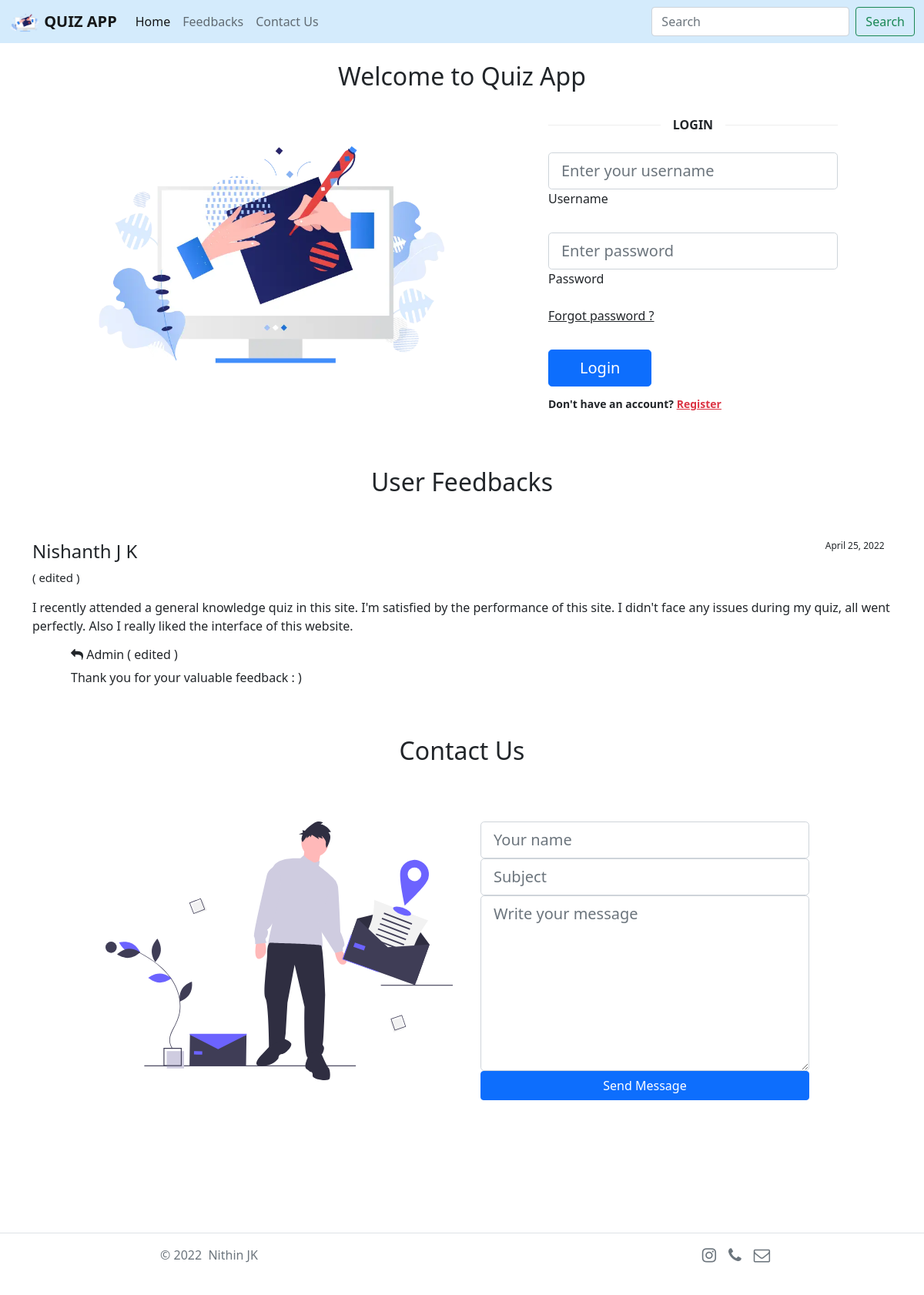
/, run on an earlier commit of the app's database.
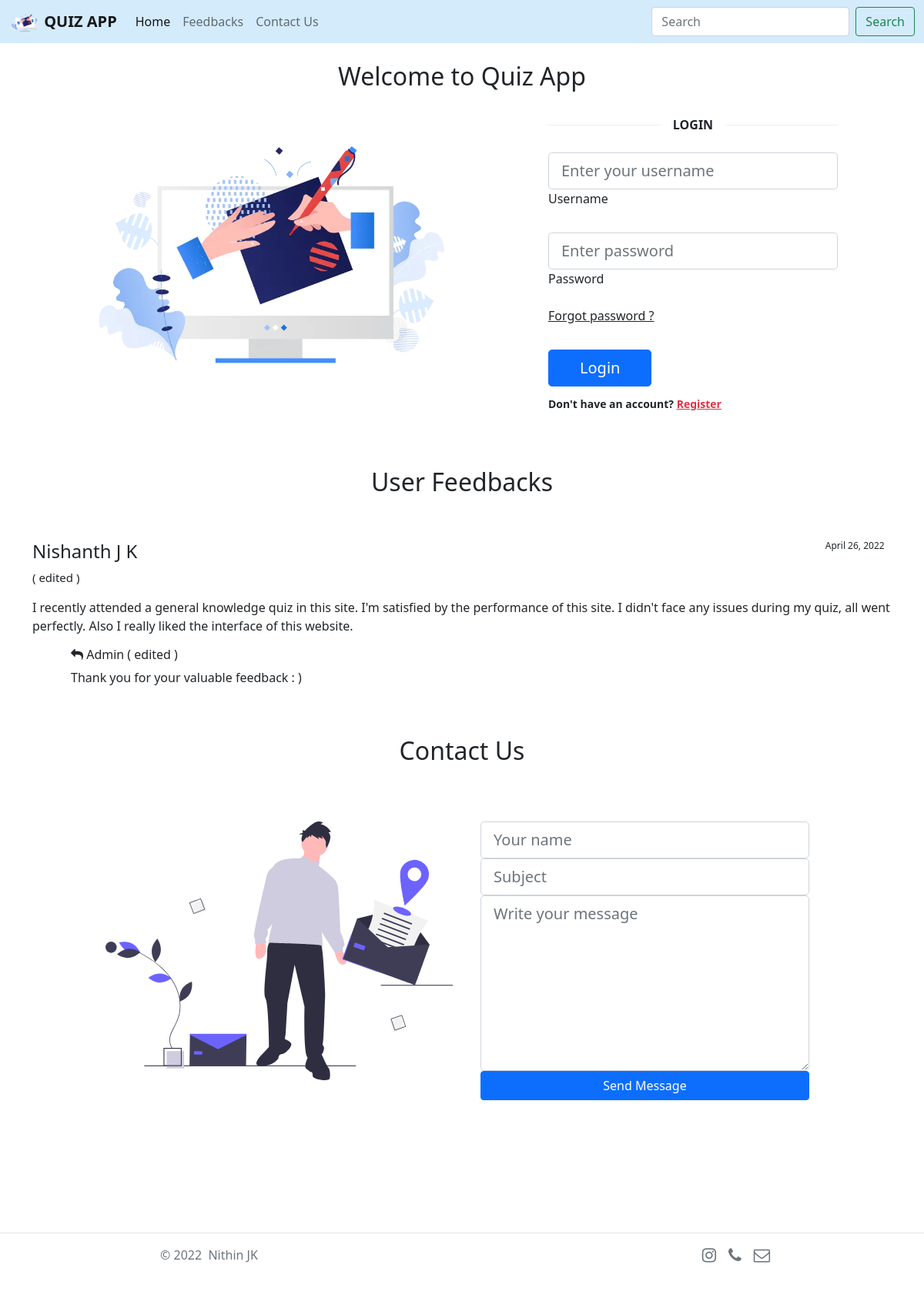
And on a later commit of the database.
### users/models.py (models this page shows, shortened)
class Feedbacks(models.Model):
    user_id = models.ForeignKey(Users, blank=False, null=False, on_delete=models.CASCADE)
    user_name = models.CharField('Full Name', max_length=100, blank=False)
    feedback = models.TextField(blank=False)
    status = models.CharField('Status', max_length=10, blank=True)
    reply = models.TextField(blank=True)
    reply_status = models.CharField('Reply Status', max_length=10, blank=True)
    date = models.DateField('Date Posted')
    class Meta:
        ordering = ('-date',)

### users/views.py (the view, shortened to what this page needs)
# urls.py: 2. Add a URL to urlpatterns:  path('', views.home, name='home')
def home(request):
    feedbacks = Feedbacks.objects.all
    return render(request, 'home.html', {'current_year': current_year, 'feedbacks':feedbacks,})

### templates/home.html (shortened to what this page needs)
{% load static %}
{% include 'header.html' %}
{% block content %}
<section id="home">
    <h2 align="center">Welcome to Quiz App</h2>
    <div class="container-fluid h-custom">
        <div class="row d-flex justify-content-center align-items-center h-100">
            <div class="col-md-9 col-lg-6 col-xl-5">
                <img src="{% static 'img/logo.webp' %}" class="img-fluid" alt="Sample image">
            </div>
            <div class="col-md-8 col-lg-6 col-xl-4 offset-xl-1">
                <form method="post" action="{% url 'home' %}">
                    <div class="divider d-flex align-items-center my-4">
                        <p class="text-center fw-bold mx-3 mb-0">LOGIN</p>
                    </div>
                    <div class="form-outline mb-4">
                        <input type="text" id="form3Example3" name="uname" class="form-control form-control-lg"
                            placeholder="Enter your username" required />
                        <label class="form-label" for="form3Example3">Username</label>
                    </div>
                    <div class="form-outline mb-3">
                        <input type="password" id="form3Example4" name="password" class="form-control form-control-lg"
                            placeholder="Enter password" required />
                        <label class="form-label" for="form3Example4">Password</label>
                    </div>
                    <div class="d-flex justify-content-between align-items-center">
                        <a href="{% url 'forgot_password' %}" class="text-body">Forgot password ?</a>
                    </div>
                    <div class="text-center text-lg-start mt-4 pt-2">
                        <button type="submit" class="btn btn-primary btn-lg" name="login"
                            style="padding-left: 2.5rem; padding-right: 2.5rem;">Login</button>
                        <p class="small fw-bold mt-2 pt-1 mb-0">Don't have an account? <a href="{% url 'signup' %}"
                                class="link-danger"> Register</a></p>
                    </div>
                </form>
            </div>
        </div>
    </div>
</section>
<section id="feedbacks">
    <br><br><br>
    <h2 align="center">User Feedbacks</h2>
    <br>
    <div class="container">
        <div class="row">
            {% if feedbacks %}
            {% for item in feedbacks %}
            {% if forloop.counter|divisibleby:2 == 0 %}
            <div class="w-100"></div><br>
            {% endif %}
            {% if forloop.counter > 4 %}
            <div>
                <p><a href="{% url 'feedbacks' %}"><b>See more</b></a></p>
            </div>
            {{ break }}
            {% else %}
            <div class="col-sm">
                {% if item.status == 'edited' %}
                <h4>{{ item.user_name }}<p style="font-size: 12px; float: right;">{{ item.date }}&nbsp;&nbsp;&nbsp;</p>
                </h4>
                <p style="font-size: 15px;">( edited )</p>
                {% else %}
                <h4>{{ item.user_name }}<p style="font-size: 12px; float: right;">{{ item.date }}&nbsp;&nbsp;&nbsp;</p>
                </h4>
                {% endif %}
                <p>{{ item.feedback }}</p>
                {% if item.reply %}
                <div id="reply" style="margin-left: 50px;">
                    {% if item.reply_status == 'edited' %}
                    <h6><i class="fa fa-reply" aria-hidden="true"></i> Admin ( edited )</h6>
                    {% else %}
                    <h6><i class="fa fa-reply" aria-hidden="true"></i> Admin</h6>
                    {% endif %}
                    <p>{{ item.reply }}</p>
                </div>
                {% endif %}
            </div>
            {% endif %}
            {% endfor %}
            {% else %}
            <p>No Feedbacks till now :(</p>
            {% endif %}
        </div>
    </div>
</section>
<section id="contact" class="section-bg">
    <br><br>
    <div class="container">
        <h2 class="heading mb-4" style="text-align: center;">Contact Us</h2>
        <br><br>
        <div class="row justify-content-center">
            <div class="col-md-10">
                <div class="row justify-content-center">
                    <div class="col-md-6">
                        <p><img src="{% static 'img/contact.svg' %}" alt="Image" class="img-fluid"></p>
                    </div>
                    <div class="col-md-6">
                        <div id="contact-section" class="container">
                            <form class="mb-5" onsubmit="SendMessage()" method="post" action="{% url 'contact' %}">
                                <div class="row">
                                    <input type="text" class="form-control form-control-lg" name="name" id="name"
                                        required placeholder="Your name">
                                </div>
                                <div class="row">
                                    <input type="text" class="form-control form-control-lg" name="subject" id="subject"
                                        required placeholder="Subject">
                                </div>
                                <div class="row">
                                    <textarea class="form-control form-control-lg" name="message" id="message" cols="30"
                                        rows="7" required placeholder="Write your message"></textarea>
                                </div>
                                <div class="row">
                                    <input type="submit" class="btn btn-primary" value="Send Message">
                                </div>
                            </form>
                        </div>
                    </div>
                </div>
            </div>
        </div>
    </div>
</section>
{% endblock %}
{% include 'footer.html' %}

### templates/header.html (shortened to what this page needs)
{% load static %}
<!doctype html>
<html lang="en">
<head>
    <link href="https://cdn.jsdelivr.net/npm/bootstrap@5.1.3/dist/css/bootstrap.min.css" rel="stylesheet"
>
    <link rel="stylesheet" href="https://cdn.jsdelivr.net/npm/bootstrap-icons@1.8.1/font/bootstrap-icons.css">
    <link href="https://maxcdn.bootstrapcdn.com/font-awesome/4.6.3/css/font-awesome.min.css" rel="stylesheet"
>
    <link rel="stylesheet" type="text/css" href="{% static 'css/loader.css' %}">
</head>
<body>
    <nav class="navbar navbar-expand-lg navbar-light" style="background-color: #d4ebfc;">
        <div class="container-fluid">
            <a class="navbar-brand" href="{% url 'home' %}"><b><img src="{% static 'img/logo.webp' %}" height="25"
                        width="40"> QUIZ APP</b></a>
            <div class="collapse navbar-collapse" id="navbarSupportedContent">
                <ul class="navbar-nav me-auto mb-2 mb-lg-0">
                    {% if role == 'admin' %}
                    <li class="nav-item">
                        <a class="nav-link active" aria-current="page" href="{% url 'admin_dashboard' uname %}">
                            Dashboard
                        </a>
                    </li>
                    <li class="nav-item">
                        <a class="nav-link" href="{% url 'add_quiz' uname %}">
                            Add Quiz
                        </a>
                    </li>
                    <li class="nav-item">
                        <a class="nav-link" href="{% url 'result_notify' uname %}">
                            <span class="notification">
                                View Results
                                {% if resultcount %}
                                <span class="notification-badge"><b>&nbsp;{{ resultcount }}</b></span>
                                {% endif %}
                            </span>
                        </a>
                    </li>
                    <li class="nav-item">
                        <a class="nav-link" href="{% url 'user_notify' uname %}">
                            <span class="notification">
                                View Users
                                {% if usercount %}
                                <span class="notification-badge"><b>&nbsp;{{ usercount }}</b></span>
                                {% endif %}
                            </span>
                        </a>
                    </li>
                    <li class="nav-item">
                        <a class="nav-link" href="{% url 'feed_notify' uname %}">
                            <span class="notification">
                                User Feedbacks
                                {% if feedcount %}
                                <span class="notification-badge"><b>&nbsp;{{ feedcount }}</b></span>
                                {% endif %}
                            </span>
                        </a>
                    </li>
                    <li class="nav-item">
                        <a class="nav-link" href="{% url 'signout' %}">
                            Logout
                        </a>
                    </li>
                </ul>
                <div class="d-flex">
                    <ul class="navbar-nav me-auto mb-2 mb-lg-0">
                        <li style="font-size: large;"><i class="fa fa-user" aria-hidden="true"></i>&nbsp;&nbsp;
                            {{ uname }} &nbsp;&nbsp;&nbsp;&nbsp;</li>
                    </ul>
                </div>
                {% else %}
                <li class="nav-item">
                    <a class="nav-link active" aria-current="page" href="{% url 'home' %}">Home</a>
                </li>
                <li class="nav-item">
                    <a class="nav-link" href="#feedbacks">Feedbacks</a>
                </li>
                <li class="nav-item">
                    <a class="nav-link" href="#contact">Contact Us</a>
                </li>
                </ul>
                <form class="d-flex">
                    <input class="form-control me-2" type="search" placeholder="Search" aria-label="Search">
                    <button class="btn btn-outline-success" type="submit">Search</button>
                </form>
                {% endif %}
            </div>
        </div>
    </nav>
    <br>
    <div style="height: 100%;">

### templates/footer.html (shortened to what this page needs)
</div>
<div style="height: 100px;"></div>
<div>
    <footer class="d-flex flex-wrap justify-content-center align-items-center py-3 my-4 border-top">
        <div class="col-md-4 d-flex align-items-center">
            <span class="text-muted">&copy; {{ current_year }} &nbsp;Nithin JK</span>
        </div>
        <ul class="nav col-md-4 justify-content-end list-unstyled d-flex">
            <li class="ms-3"><a class="text-muted" href="https://www.instagram.com/i_am_peace_dude/"><i
                        class="fa fa-instagram fa-lg" aria-hidden="true"></i></a>
            </li>
            <li class="ms-3"><a class="text-muted" href="tel:+918547433566"><i class="fa fa-phone fa-lg"
                        aria-hidden="true"></i></a>
            </li>
            <li class="ms-3"><a class="text-muted" href="mailto:nithinjk2810@gmail.com"><i
                        class="fa fa-envelope-o fa-lg" aria-hidden="true"></i></a>
            </li>
        </ul>
    </footer>
</div>
{% load static %}
</body>
</html>

### templates/home.html (style rules this page uses)
.divider:after, .divider:before { content: ""; flex: 1; height: 1px; background: #eee; }
.h-custom { height: calc(100% - 73px); }

What changed in the data, as far as the page shows it:
changed Feedbacks "Nishanth J K": date "April 25, 2022" → "April 26, 2022"
